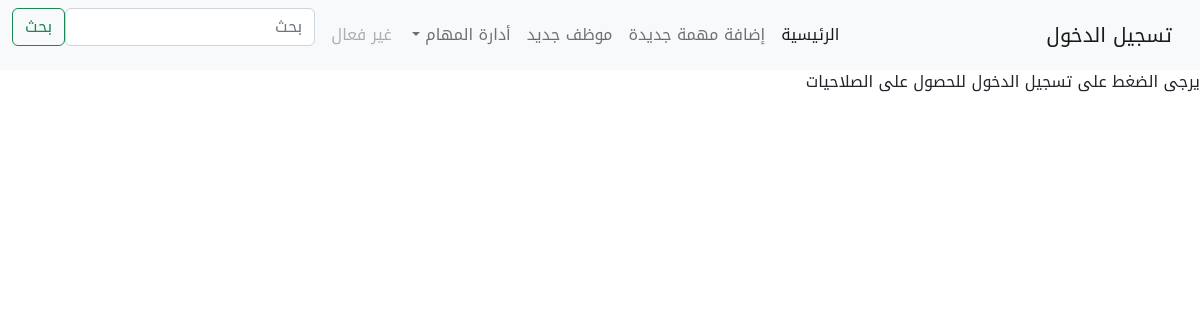
The app's page /task_add/processed, older data.
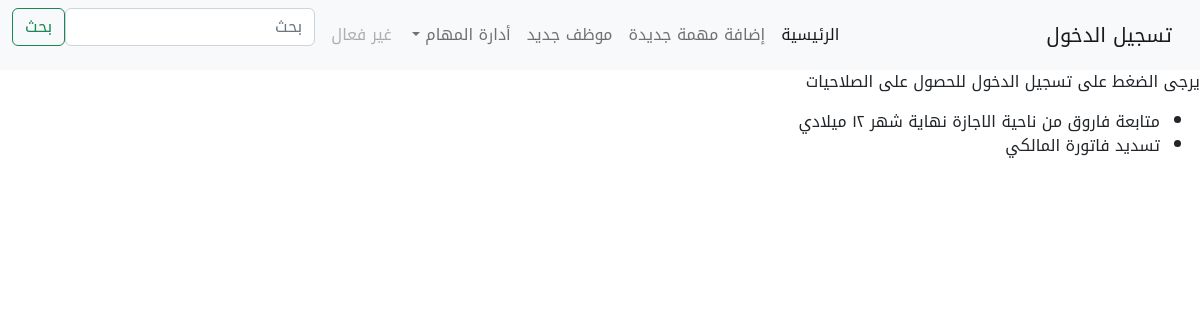
The same page, newer data.
### tasks/models.py (models this page shows)
class TaskAssighn(models.Model):
    employee = models.ForeignKey(EmployeeAdd,on_delete=models.SET_NULL,null=True,blank=True)
    task_number = models.PositiveIntegerField(unique=True,null=True)
    task_desc = models.CharField(max_length=200,null=True)
    status = models.ForeignKey(TaskStatus,null=True,blank=True,on_delete=models.SET_NULL)
    reason = models.CharField(max_length=400,null=True,blank=True)
    created_at = models.DateTimeField(auto_now_add=True, null=True)
    updated_at = models.DateTimeField(auto_now=True, null=True)
    def __str__(self):
        return f'{self.task_desc}'

### tasks/views.py (the view)
# urls.py: path('task_add/processed',views.processed,name='processed'),
def processed(request):
    processed = TaskStatus.objects.get(pk=3)
    acc = processed.taskassighn_set.all()
    return render(request, 'tasks/processed.html', {'processed':acc})

### tasks/templates/tasks/processed.html
{% extends 'tasks/header.html' %}
{% block content %}
    <ul>
        {% for p in processed %}
        <li>
        {{p}}
        </li>
        {% endfor %}
    </ul>
{% endblock content %}

Row changes from the older to the newer data that the page shows:
now on this page (row edited): TaskAssighn: task_desc "متابعة فاروق من ناحية الاجازة نهاية شهر ١٢ ميلادي"
now on this page (row edited): TaskAssighn: task_desc "تسديد فاتورة المالكي"
